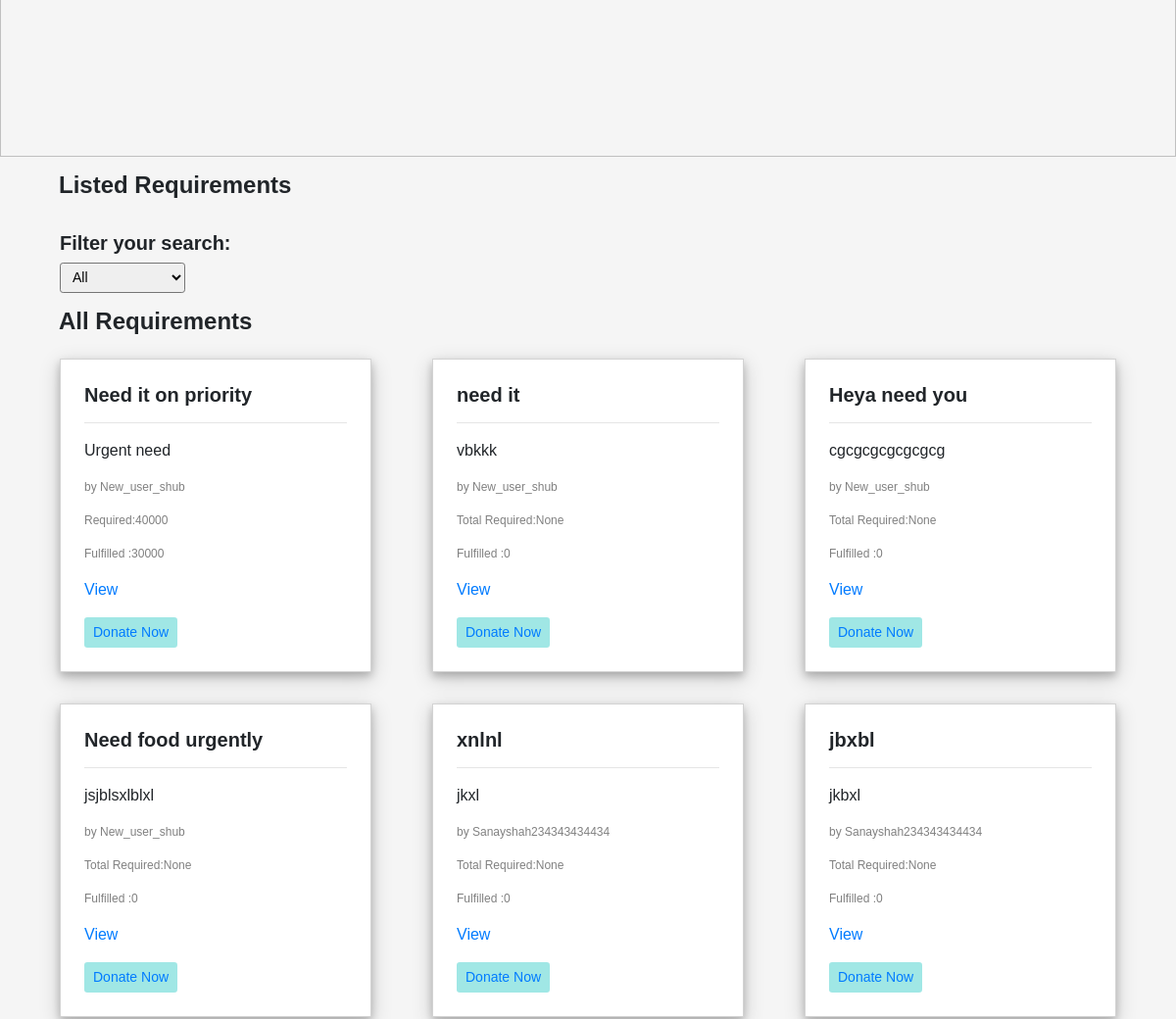
The app's page / (middle part), older data.
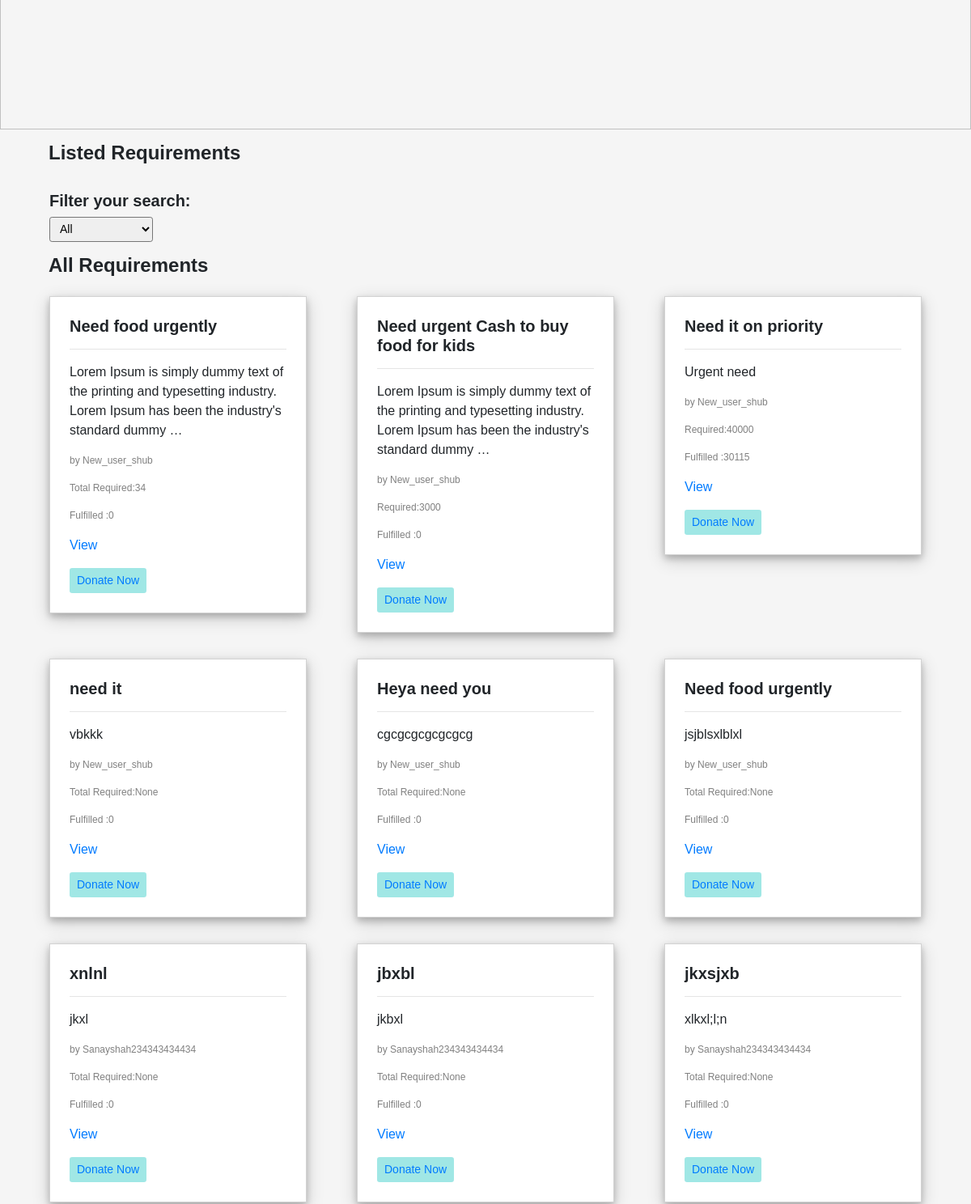
The same page, newer data.
### ngo_requirements/models.py (models this page shows)
class Requirement(models.Model):
    requirement_heading=models.CharField(max_length=300,default='')
    requirement_content=models.TextField()
    ngo = models.ForeignKey(Ngo, on_delete=models.CASCADE, default='')
    category = models.ForeignKey(Help_category,on_delete=models.CASCADE, default='')
    quantity=models.IntegerField(max_length=999999,null=True)
    amount=models.IntegerField(max_length=999999,null=True)
    requirement_fulfilled=models.IntegerField(max_length=255,default=0)
    fulfilled_by=models.ManyToManyField(Donor,related_name='fulfillers')
    date_posted =models.DateTimeField(default=timezone.now)
    class Meta:
        ordering=['-date_posted']

class Ngo(models.Model):
    user = models.OneToOneField(User,on_delete=models.CASCADE,default='')
    def __str__(self):
        return f"{self.user.username}"

### ngo_requirements/views.py (the view)
# urls.py: 2. Add a URL to urlpatterns:  path('', views.home, name='home')
def home(request):
    categories=get_all_help_categories()
    requirements = Requirement.objects.all()
    context={
        'requirements':requirements,
        'categories':categories,
    }
    return render(request,'ngo_requirements/home.html',context)

### ngo_requirements/views.py (called while the page is built)
def get_all_help_categories():
    categories = Help_category.objects.all()
    return categories

### ngo_requirements/templates/ngo_requirements/home.html (shortened to what this page needs)
{% extends 'ngo_requirements/base.html' %}
{% load static %}
{% block content %}
<div>
    <img src='https://www.cityflowers.co.in/blog/wp-content/uploads/2018/11/NGO-1500x500.jpg' style="width: 100%;">
</div>
    <div class="container">
        <h4 class="title">Listed Requirements</h4><br>
    <h5 class="pl-3"><b>Filter your search:</b></h5>
    <div class="pl-3 row ">
    <div class="col-4 ">
        <select class="form-control-sm" id="cat_select" onchange="filter()">
            <option value='all'>All</option>
        </select>
    </div>
</div>
        {% if requirements %}
        <div class="row" id='all'>
            <div class="col-12"><h4 class="title">All Requirements</h4></div>
        {% for r in requirements %}
                    <div class="col-12 col-sm-6 col-md-4">
                        <div class="m-3 p-4 requirement-container">
                            <h5><b>{{r.requirement_heading}}</b></h5>
                            <hr>
                            <p>{{r.requirement_content|truncatewords:20}}</p>
                            <div class="row"><div class="col-12"><p class='by'>by {{r.ngo}}</p></div></div>
                            {% if r.amount %}
                            <div class="row"><div class="col-12"><p class='by'>Required:{{r.amount}}</p></div></div>
                            {% else %}
                            <div class="row"><div class="col-12"><p class='by'>Total Required:{{r.quantity}}</p></div></div>
                            {% endif %}
                            <div class="row"><div class="col-12"><p class='by'>Fulfilled :{{r.requirement_fulfilled}}</p></div></div>
                            <div class="row"><div class="col-12"><a href="/donor-requirement-view/{{r.id}}/" ><p>View</p></a></div></div>
                            <button class="btn btn-sm "><a href="/requirement-fulfillment/{{r.id}}/">Donate Now</a></button>
                        </div>
                    </div>
        {% endfor %}
        </div>
        {% else %}
        <h1>No requirements</h1>
        {% endif %}
    </div>
 {% endblock content %}

Row changes from the older to the newer data that the page shows:
added Requirement: requirement_heading "Need food urgently", requirement_content "Lorem Ipsum is simply dummy text of the printing and typesetting industry. Lorem Ipsum has been the industry's standard dummy …", ngo "New_user_shub", quantity "34", requirement_fulfilled "0"
added Requirement: requirement_heading "Need urgent Cash to buy food for kids", requirement_content "Lorem Ipsum is simply dummy text of the printing and typesetting industry. Lorem Ipsum has been the industry's standard dummy …", ngo "New_user_shub", amount "3000", requirement_fulfilled "0"
changed Requirement "Need it on priority": requirement_fulfilled "30000" → "30115"
now on this page (row unchanged): Requirement: requirement_heading "jkxsjxb", requirement_content "xlkxl;l;n", ngo "Sanayshah234343434434", quantity "None", requirement_fulfilled "0"
